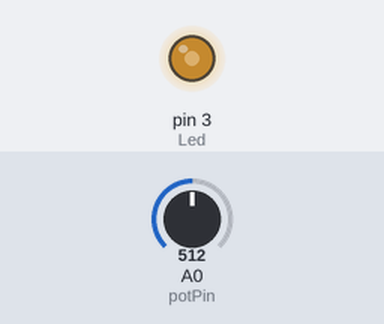
Recording of a sketch running on a simulated Arduino Uno, built with avr-gcc and run on an emulated ATmega328P. On the bench: output pins drawn as LEDs (lit = HIGH). The test bench sets the inputs (shaded band); at power-on: A0 (potPin) = 512.

Above: at 1.2 s.
1.3 s: A0 (potPin) set to 716
At 2.2 s:
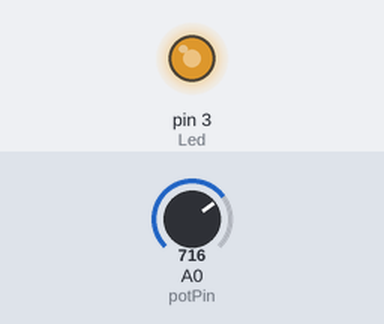
2.8 s: A0 (potPin) set to 900
At 3.3 s:
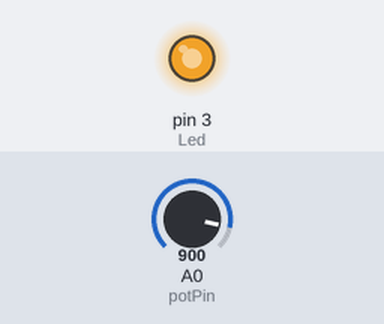
4.3 s: A0 (potPin) set to 122
At 5.5 s:
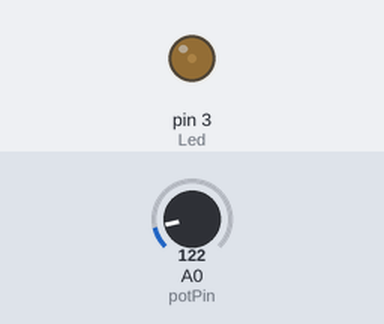
5.8 s: A0 (potPin) set to 0
At 6.8 s:
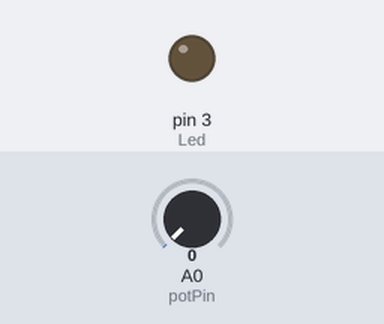
7.3 s: A0 (potPin) set to 511
At 7.9 s:
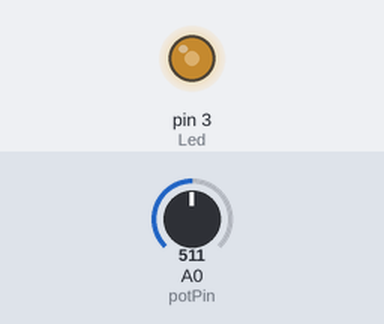
Timing chart, 0 to 9.8 s (numbered marks = the images above; inputs shaded):
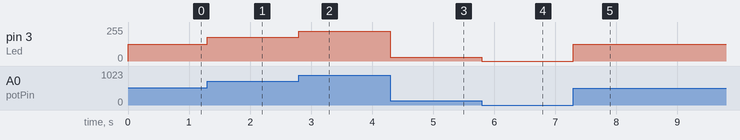

Measured:
- after the input at 1.3 s, pin 3 (Led): 127/255 → 178/255 at once
- after the input at 2.8 s, pin 3 (Led): 178/255 → 224/255 at once
- after the input at 4.3 s, pin 3 (Led): 224/255 → 30/255 at once
- after the input at 5.8 s, pin 3 (Led): 30/255 → 0/255 at once
- after the input at 7.3 s, pin 3 (Led): 0/255 → 127/255 at once

The sketch:

codes.ino
```cpp
#define Led 3
#define potPin A0

void setup()
{

}

void loop()
{
  int deger = analogRead(potPin);
  deger = map(deger,0,1023,0,255);
  analogWrite(Led, deger);
}
```
